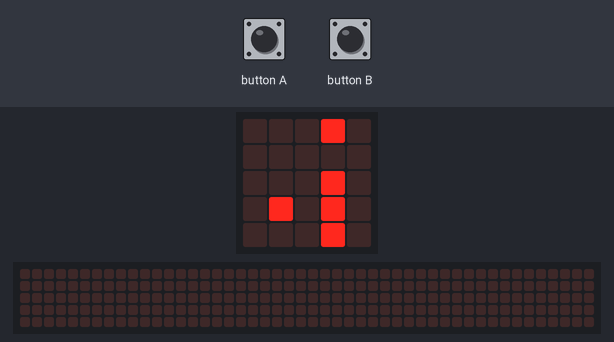
Simulated run of this program. Board: BBC micro:bit (MakeCode). Parts: the board's 5×5 LED display, a strip that is not on the board, showing the scrolling text unrolled. Random numbers come from a fixed seed; the 48×5 strip is a reading aid, not a part: it shows the text the display is scrolling, unrolled, one strip-width of it at a time; the run ends where the board's game-over animation would start. At 8.5 s the program stops and its outputs stay as they are.

Above: at 0.16 s.
At 2.17 s:
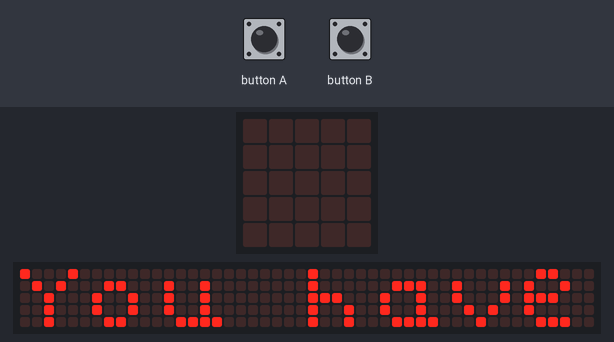
At 4.3 s:
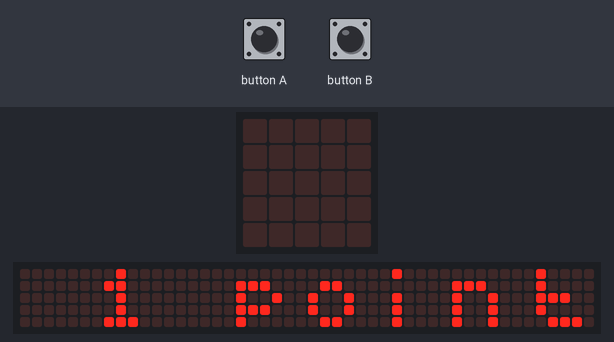
At 8.33 s:
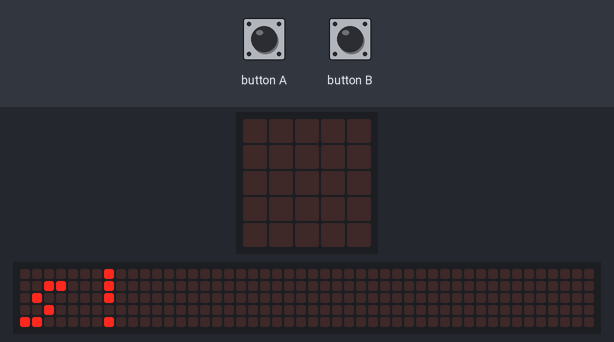

The program:

main.ts
```typescript
function CheckForCollisions () {
    for (let k = 0; k <= pipes.length - 1; k++) {
        let pipe = pipes[k]
        for (let l = 0; l <= pipe.obstacles.length - 1; l++) {
            if (pipe.obstacles[l].y() == player.y() && pipe.obstacles[l].x() == player.x()) {
                Die()
            }
            if (player.y() == 4){
                Die()
            }
        }
    }
}
function Die () {
    basic.showString("You have " + points.toString() + " points!", 70)
game.gameOver()
}
input.onButtonPressed(Button.A, function () {
    player.change(LedSpriteProperty.Y, -1)
})
input.onButtonPressed(Button.B, function () {
    changePlayer()
})
function changePlayer () {
    player.change(LedSpriteProperty.Y, 1)
}
let element: game.LedSprite = null
let pipe = 0
let queue_free : Pipe[] = []
let points = 0
let pipes : Pipe[] = []
let player : game.LedSprite = null
class Pipe {
    obstacles : game.LedSprite[]
    obstacleEmptyY:number
    constructor(){
        this.obstacleEmptyY = randint(0, 3)
        this.obstacles = []
        for (let i = 0; i <= 4; i++) {
            if (i != this.obstacleEmptyY)
                this.obstacles.push(game.createSprite(4, i))
        }
        pipes.push(this)

    }


    moveForward () {
        for (let j = 0; j < this.obstacles.length; j++){
            this.obstacles[j].change(LedSpriteProperty.X, -1)
            if (this.obstacles[j].x() == 0){
                this.Queue_for_Deletion()
            }
        }
    }

    Queue_for_Deletion(){
        queue_free.push(this)
    }

    getX(){
        return this.obstacles[0].x()
    }


}
player = game.createSprite(1, 2)
player.set(LedSpriteProperty.Blink, 300)
loops.everyInterval(2000, function () {
    let p = new Pipe()
points += 1
})
basic.forever(function () {
    for (let m = 0; m <= pipes.length - 1; m++) {
        pipes[m].moveForward()
    }
    changePlayer()
    CheckForCollisions()
    basic.pause(500)
    for (let n = 0; n <= queue_free.length - 1; n++) {
        for (let o = 0; o <= queue_free[n].obstacles.length - 1; o++) {
            element = queue_free[n].obstacles[o]
            element.delete()
        }
    }
})
```
